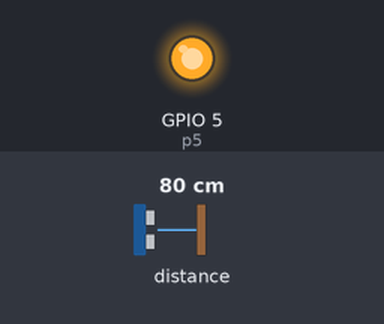
The program below on a simulated ESP32 board running MicroPython. On the bench: output pins drawn as LEDs (lit = HIGH). The inputs (shaded band) are chosen by the test bench; at power-on: distance to the obstacle 80 cm. Web requests get an empty 200 reply after 0.4 s; library files of the repository ran but are not shown: vl53l1x.py; what the program prints to the serial console is not drawn. At 11.9 s the program stops and its outputs stay as they are.

Above: at 0.1 s.
Timing chart, 0 to 1.6 s (numbered marks = the images above):
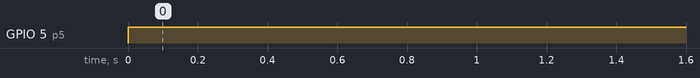

Measured:
- by itself, GPIO 5 (p5): LOW → HIGH at 0.00 s

The program:

send_wfront.py
```python
import time
import ujson
import urequests
from machine import SoftI2C,Pin
from vl53l1x import VL53L1X

I2C_SCL_PIN = 22
I2C_SDA_PIN = 21
p5 = Pin(5,Pin.OUT)
p5.on()
i2c = SoftI2C(scl=Pin(I2C_SCL_PIN), sda=Pin(I2C_SDA_PIN))
distance = VL53L1X(i2c)

def send():
    url = 'http://192.168.2.102:5000/wfront'
    dist_data = []
    count = 0
    while count < 100:
        try:
            dist = distance.read()
            #print("range: mm ", distance.read())
            dist_data.append(dist)
            count += 1
            time.sleep(0.1)
        except:
            count += 0

    sendData = {"device" : 5, "distance" : dist_data}
    header = {'Content-Type': 'application/json'}
    print("Measurements complete! Please step aside...")
    time.sleep(1)
    res = urequests.post(url, data=ujson.dumps(sendData).encode("utf-8"),headers=header)
    print("サーバからのステータスコード：", res.status_code)
    res.close()

if __name__ == '__main__':
    send()
```
